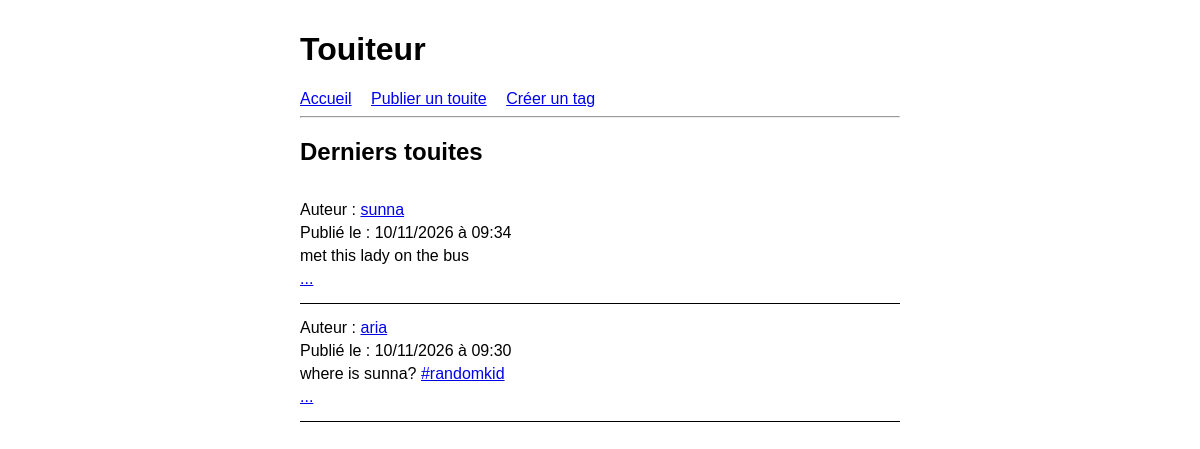
The page /indextemp.php on the database its author committed.
### tables this page shows
CREATE TABLE `Touite` (
  `IDUSER` int(11) NOT NULL,
  `TEXTE` varchar(235) NOT NULL,
  `DATE` timestamp NOT NULL DEFAULT current_timestamp(),
  `IDIMAGE` int(11) DEFAULT NULL,
  `ID` int(11) NOT NULL
);

### src/classes/Dispatch.php (called while the page is built, shortened)
<?php
class Dispatch
{
    protected ?string $action = null;
    protected array $actions = [];
    public function __construct()
    {
        $this->action = $_GET['action'] ?? 'default';
    }
    public function addDispatch(string $action, string $action_class): Dispatch
    {
        $this->actions[$action] = $action_class;
        return $this;
    }
    public function run(): string
        {
            if (array_key_exists($this->action, $this->actions)) {
                $action_instance = new $action_class();
                $content = $action_instance->execute();
                return Layout::render($action_instance->getTitle(), $content);
            }
            throw new DispatchException("Action '{$this->action}' not found");
        }
}

### src/classes/TouiteRepository.php (called while the page is built, shortened)
<?php
require_once('src/classes/Touite.php');
class TouiteRepository
{
    private \PDO $pdo;
    private static ?TouiteRepository $instance = null;
    private static array $config = [ ];
    private function __construct(array $conf) {
        $this->pdo = new \PDO($conf['dsn'], $conf['user'], $conf['pass'],[\PDO::ATTR_ERRMODE => \PDO::ERRMODE_EXCEPTION]);
    }
    public static function getInstance(){
        if (is_null(self::$instance)) {
            self::$instance = new TouiteRepository(self::$config);
        }
        return self::$instance;
    }
    public static function setConfig(string $file) {
        $conf = parse_ini_file($file);
        self::$config = [ 'dsn'=> $conf['driver']
    . ':host=' . $conf['host']
    . ';dbname=' . $conf['database']
    . ';charset=utf8','user'=> $conf['username'],'pass'=> $conf['password'] ];
    }
    public function donnerIdVieux():int{
        $query="SELECT MAX(id) FROM Touite";
        $stmt = $this->pdo->prepare($query);
        $stmt->execute();
        $rep=$stmt->fetch();
           return (int) ($rep[0] ?? 0);
    }
    public function donnerTouite(int $id):Touite{
        $query = "SELECT * FROM Touite WHERE id=:id";
        $stmt = $this->pdo->prepare($query);
        $stmt->execute(['id' => $id]);
        $rep=$stmt->fetch();
        if ($rep===false) {
            return new Touite("","",[]);
        }
        $query= "SELECT username FROM Utilisateur WHERE id=:idu";
        $stmt = $this->pdo->prepare($query);
        $stmt->execute(['idu' => $rep['IDUSER']]);
        $re=$stmt->fetch();
        $path='';
        if($rep['IDIMAGE']!==null){
            $query= "SELECT chemin FROM Image WHERE id=:idm";
            $stmt = $this->pdo->prepare($query);
            $stmt->execute(['idm' => $rep['IDIMAGE']]);
            $r=$stmt->fetch();
            $path='<img src='.$r[0].'/>';
        }
        return new Touite(
            (string) $rep['TEXTE'],
            (string) $re[0],
            [],
            (int) $rep['ID'],
            $rep['DATE'],
            $path
        );
    }
}

### src/classes/Touite.php (the view, shortened to what this page needs)
<?php
class Touite
{
    public function __toString():String{
        return $this->render(false);
    }
    public function render(bool $detail = false): string
    {
        $auteur = htmlspecialchars($this->auteur);
        $texte = htmlspecialchars($this->texte);
        $texte = preg_replace_callback(
            '/#([\p{L}\p{N}_]+)/u',
            fn(array $m): string => '<a href="?action=tag&amp;tag=' . urlencode($m[1]) . '">#' . $m[1] . '</a>',
            $texte
        );
        $dateHtml = '';
        if ($this->date !== null) {
            $d = new \DateTime($this->date);
            $dateHtml = '<p>Publié le : ' . $d->format('d/m/Y à H:i') . '</p>';
        }
        $plus = '';
        if (!$detail && $this->id !== null) {
            $plus = '<p><a href="?action=touite&amp;id=' . $this->id . '">...</a></p>';
        }else{
            $plus = $this->chemin;
        }
        return <<<HTML
        <article class="touite">
            <p>Auteur : <a href="?action=profil&amp;user={$auteur}">{$auteur}</a></p>
            {$dateHtml}
            <p>{$texte}</p>
            {$plus}
        </article>
        HTML;
    }
}

### interface/style.css (style rules this page uses)
body { font-family: sans-serif; max-width: 600px; margin: 0 auto; padding: 10px; }
.touite { border-bottom: 1px solid black; padding: 10px 0; }
.touite p { margin: 5px 0; }

### rows shown on the page
touite: DATE "10/11/2026 à 09:34", TEXTE "met this lady on the bus"
touite: DATE "10/11/2026 à 09:30", TEXTE "where is sunna? #randomkid"

### other values the page prints
$auteur "sunna aria"
